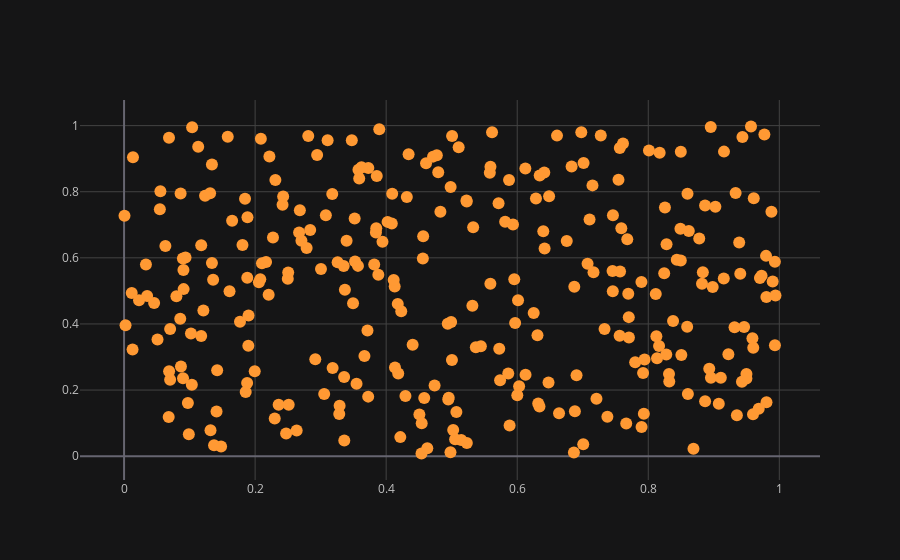

Here is the notebook cell this chart was saved with:
### Code cell
df.iplot(x='a', y='b', mode='markers') # scatter plot graph

### Figure 1 — Plotly figure (JSON) as saved in the notebook; plotly's stock layout.template omitted (floating-point values rounded to 4 significant figures; data arrays with more than 128 entries replaced by an {"elided": "..."} marker saying what was removed)
{"data": [{"line": {"color": "rgba(255, 153, 51, 1.0)", "dash": "solid", "shape": "linear", "width": 1.3}, "marker": {"size": 12, "symbol": "circle"}, "mode": "markers", "name": "b", "text": "", "type": "scatter", "x": {"elided": "300 float values"}, "y": {"elided": "300 float values"}}], "layout": {"legend": {"bgcolor": "#151516", "font": {"color": "#D9D9D9"}}, "paper_bgcolor": "#151516", "plot_bgcolor": "#151516", "title": {"font": {"color": "#D9D9D9"}}, "xaxis": {"gridcolor": "#434343", "showgrid": true, "tickfont": {"color": "#C2C2C2"}, "title": {"font": {"color": "#D9D9D9"}, "text": ""}, "zerolinecolor": "#666570"}, "yaxis": {"gridcolor": "#434343", "showgrid": true, "tickfont": {"color": "#C2C2C2"}, "title": {"font": {"color": "#D9D9D9"}, "text": ""}, "zerolinecolor": "#666570"}}}
